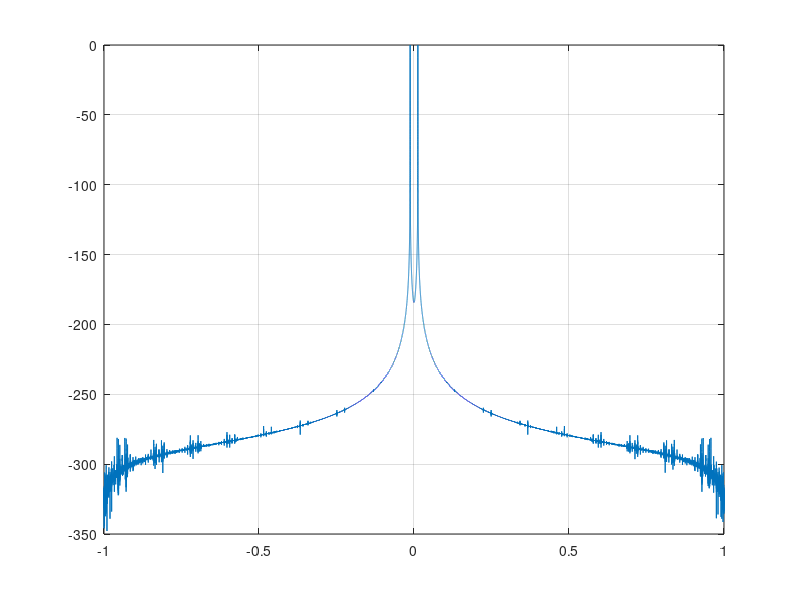
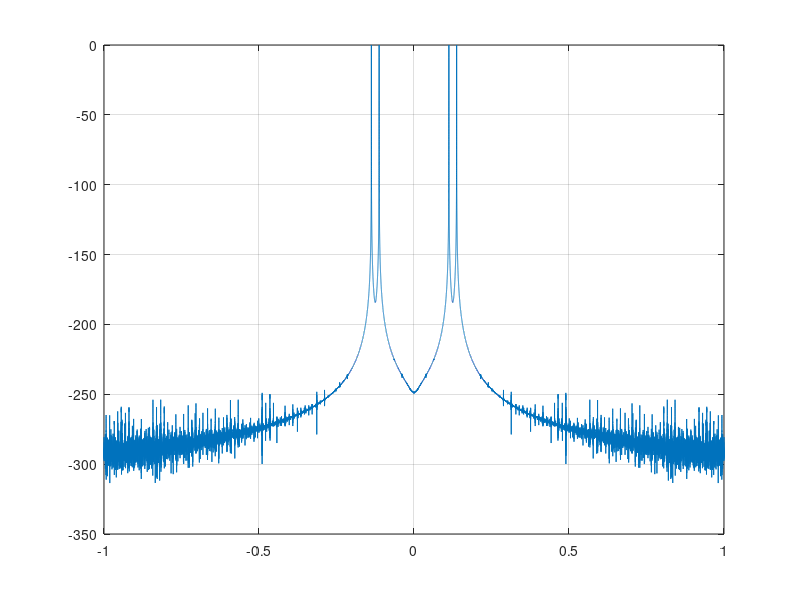
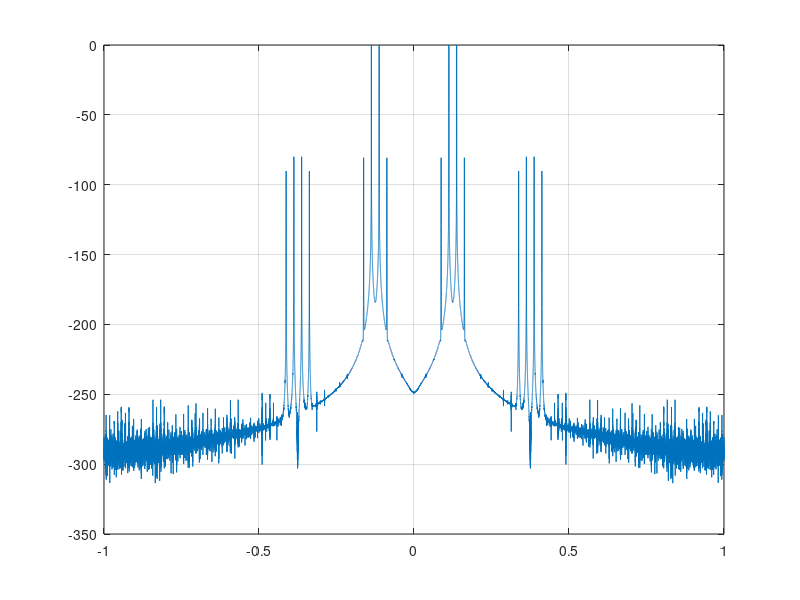
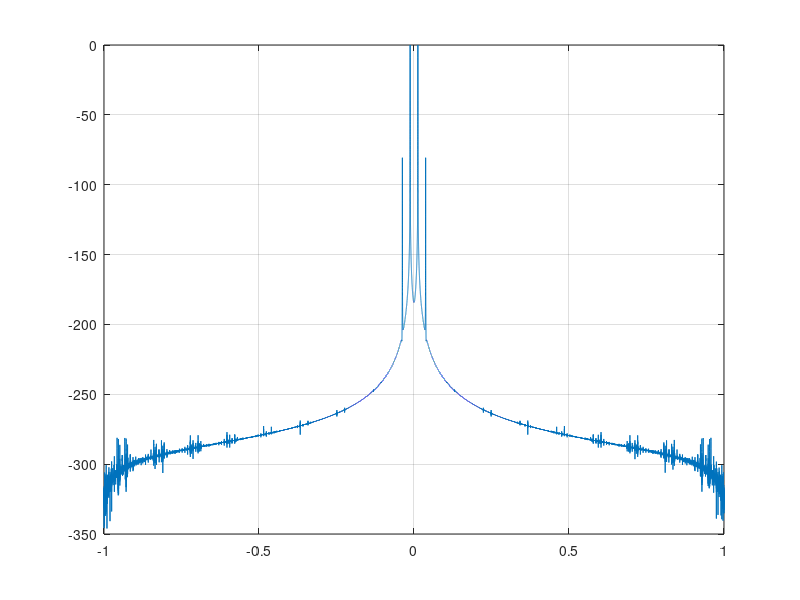

These charts were generated, in order, by the following MATLAB code: (Note: this script raises an error after producing the figures.)
% How to simulate two-tone test using complex baseband equivalents?

clear; clc; close all;

en_plot = 1;
niter = 1;

xlen = 2^17; nfft = round(xlen/2^6);
% The results are wonky if frf = pi/2, I think because the 3rd harmonic term wraps around and lands on IM3
%fbb = 2*pi/40;
%frf = pi/2;
fbb = 2*pi/160;
frf = pi/8;

piip3 = 0;
pin = -40;
a1 = 1;

r = 10^(pin/20);
a3 = -4/3*a1*10^(-piip3/10);



if niter > 1, en_plot = 0; endif
noises = zeros(1,niter);
noises_rf = zeros(1,niter);
for iterdx = 1:niter
  disp(iterdx);
  xbb = exp(1j*(fbb*(1:xlen)+rand()*2*pi)) + exp(1j*(-fbb*(1:xlen)+rand()*2*pi));

  hannwin = hanning(length(xbb)); hannwin = hannwin.';
  xbbwin = xbb.*hannwin;
  xbb_psd = 20*log10(abs(fftshift(fft(xbbwin)))); xbb_psd = xbb_psd-max(xbb_psd);
  fbb_psd = linspace(-1,1,length(xbb_psd));
  if en_plot, figure; plot(fbb_psd,xbb_psd); grid on; endif

  lo = exp(1j*(frf*(1:xlen)+rand()*2*pi));
  xrf = real(xbb.*lo);
  xrfwin = xrf.*hannwin;
  xrf_psd = 20*log10(abs(fftshift(fft(xrfwin)))); xrf_psd = xrf_psd-max(xrf_psd);
  frf_psd = linspace(-1,1,length(xrf_psd));
  if en_plot, figure; plot(frf_psd,xrf_psd); grid on; endif




  


  yrf = a1*r*xrf + a3*r^3*xrf.^3;
  yrfwin = yrf.*hannwin;
  yrf_psd_lin = abs(fftshift(fft(yrfwin))).^2;
  yrf_psd = 10*log10(yrf_psd_lin); yrf_psd = yrf_psd-max(yrf_psd);
  if en_plot, figure; plot(frf_psd,yrf_psd); grid on; endif


  ybb = a1*r*xbb + 3/4*a3*r^3*abs(xbb).^2.*xbb;
  ybbwin = ybb.*hannwin;
  ybb_psd_lin = abs(fftshift(fft(ybbwin))).^2;
  ybb_psd = 10*log10(ybb_psd_lin); ybb_psd = ybb_psd-max(ybb_psd);
  if en_plot, figure; plot(fbb_psd,ybb_psd); grid on; endif


  sl = -fbb-fbb/4; sh = -fbb+fbb/4;
  nl = -3*fbb-fbb/4; nh = -3*fbb+fbb/4;
  sl = sl/pi; sh = sh/pi; nl = nl/pi; nh = nh/pi;
  noise_dbc = calculate_noise_dbc(ybb_psd_lin,fbb_psd,sl,sh,nl,nh,en_plot);
  noises(iterdx) = noise_dbc;


  sl = +frf-fbb-fbb/4; sh = +frf-fbb+fbb/4;
  nl = +frf-3*fbb-fbb/4; nh = +frf-3*fbb+fbb/4;
  sl = sl/pi; sh = sh/pi; nl = nl/pi; nh = nh/pi;
  noise_dbc_rf = calculate_noise_dbc(yrf_psd_lin,frf_psd,sl,sh,nl,nh,en_plot);
  noises_rf(iterdx) = noise_dbc_rf;
endfor

noise_avg = mean(noises)
noise_avg_rf = mean(noises_rf)